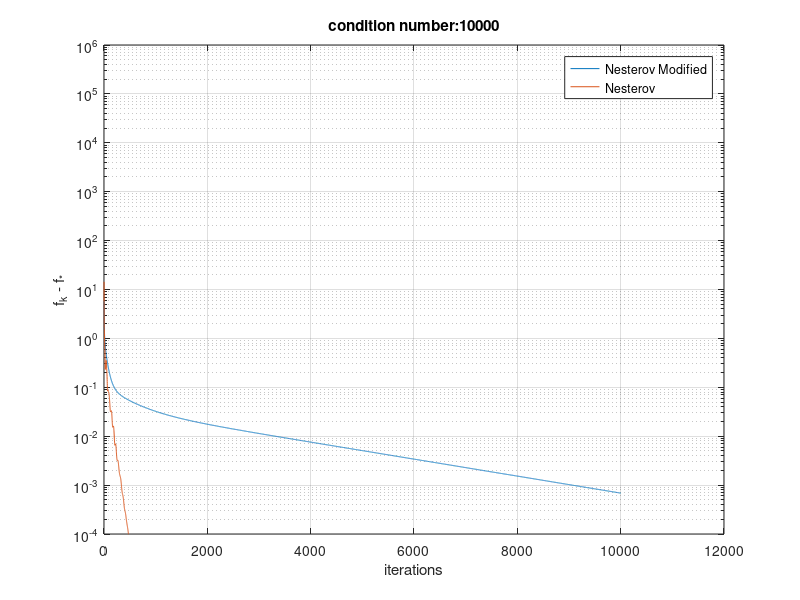

Write the MATLAB code that produced this figure.
clc, clear all, close all

%%Check gradient and nesterov for 1/2||Ax - b||2^2 and  1/(2m)||Ax - b||2^2 

%creation of data
m = 2000;
n = 100;
MAX_OUTER_ITER = 10000;

%creation of matrix A with specific eigenvalues
A_tmp = randn(m,n);
[U,S,V] = svd(A_tmp,'econ');
lambda_min = 1;
lambda_max = 100;
eigs = lambda_min + (lambda_max - lambda_min)*rand(n-2,1);
eig_A = [lambda_min; lambda_max; eigs];
Sigma = diag(eig_A);
A = U*Sigma*V';

%Normalize the rows of A to unit norm 
%A = normalize(A);

%vector of parameters
b = rand(m,1);
%or
%b = A*randn(n,1);

%Problem parameters
Hessian = A'*A;
mu = min(svd(Hessian));
L = max(svd(Hessian));
condition = L/mu;

A_t_b = A'*b;
%initial point
x_init_all = zeros(n,1);

%Optimal
x_star = inv(Hessian)*A_t_b;
f_star1 = (1/(2))*norm(A*x_star - b)^2;
f_star2 = (1/(2*m))*norm(A*x_star - b)^2;

ep = 10^(-4);


%%Accelerated Gradient Descend
tic();
iter = 1;
x_nes(:,iter) = x_init_all;
y(:,iter) = x_init_all;

f_val_nes_init = (1/(2))*norm(A*x_nes(:,iter) - b)^2;
f_val_nes(iter) = f_val_nes_init;

Q= mu/L;
b_par = (1-sqrt(Q))/(1+sqrt(Q));

%Nesterov main loop 

while(1)

    x_nes(:,iter+1) = y(:,iter) - (1/(L))*(Hessian*y(:,iter) - A_t_b);
    
    y(:,iter+1) = x_nes(:,iter+1) + b_par*(x_nes(:,iter+1) - x_nes(:,iter));

    f_val_nes(iter+1) = (1/(2))*norm(A*x_nes(:,iter+1) - b)^2;
    
    crit_nes = norm(x_nes(:,iter+1) - x_nes(:,iter))/norm(x_nes(:,iter));
    
    if((f_val_nes(iter+1) - f_star1 < ep) ||  iter > MAX_OUTER_ITER)%crit_nes < ep || iter > MAX_OUTER_ITER)%abs(f_val_nes(k) - f_star) < ep)
        break;
    end
    
    iter = iter + 1;
    
end
%%%%%%%%%%%%%%%%%%%%%%%%%%%%%%%%%%%%%%
fprintf('Nesterov');
time_nes = toc 


%%%%%%%%%%%%%%%%%%%%%%%%%%%%%%%%%%%%%%%%%%%%%%%%%%%%%%%%%%%%%%%%%%%%%%%%%%
%                         Modified Nesterov                              %
%%%%%%%%%%%%%%%%%%%%%%%%%%%%%%%%%%%%%%%%%%%%%%%%%%%%%%%%%%%%%%%%%%%%%%%%%%
tic();
iter = 1;

alpha(iter) = 1;
alpha(iter + 1) = 1;

beta(iter) = (1/(2*L));
beta(iter + 1) = (1/(2*L));

lambda(iter) = (2/L);
lambda(iter + 1) = (2/L);

x_nes_ag(:,iter) = x_init_all;
x_nes_mod(:,iter) = x_init_all;
while(1)
    
    x_nes_md(:,iter+1) = (1 - alpha(iter+1))*x_nes_ag(:,iter) + alpha(iter+1)*x_nes_mod(:,iter);
    
    grad_md = Hessian*x_nes_md(:,iter+1) - A_t_b;
    
    x_nes_mod(:,iter + 1) = x_nes_mod(:, iter) - lambda(iter + 1)*grad_md;
    
    x_nes_ag(:,iter + 1) = x_nes_md(:,iter+1) - beta(iter + 1)*grad_md;
    
    crit_nes = norm(x_nes_mod(:,iter+1) - x_nes_mod(:,iter))/norm(x_nes_mod(:,iter));
    
    f_val_nes_mod(iter+1) = (1/(2))*norm(A*x_nes_mod(:,iter+1) - b)^2;
    if((f_val_nes_mod(iter+1) - f_star1 < ep) ||  iter > MAX_OUTER_ITER)%crit_nes < ep || iter > MAX_OUTER_ITER)%abs(f_val_nes(k) - f_star) < ep)
        break;
    end
    iter = iter + 1;
    alpha(iter + 1) = 0.99;
    beta(iter + 1) = 1/(2*L);
    lambda(iter + 1) = 2/L;
end
fprintf('Nesterov Modified');
time_nes_mod = toc 

figure(1)
semilogy(f_val_nes_mod - f_star1);
hold on;
semilogy(f_val_nes - f_star1);
hold off
%xlim([0 10^4])
ylim([10^(-4) 10^6])
% set(gca,'XTick',[bound_iter_nes bound_iter_gd],'XTickLabel',{'upper bound nesterov','upper bound gradient'})
legend('Nesterov Modified', 'Nesterov');
xlabel('iterations');
ylabel('f_k - f_*');
title(['condition number:', num2str(condition)])
grid on;

